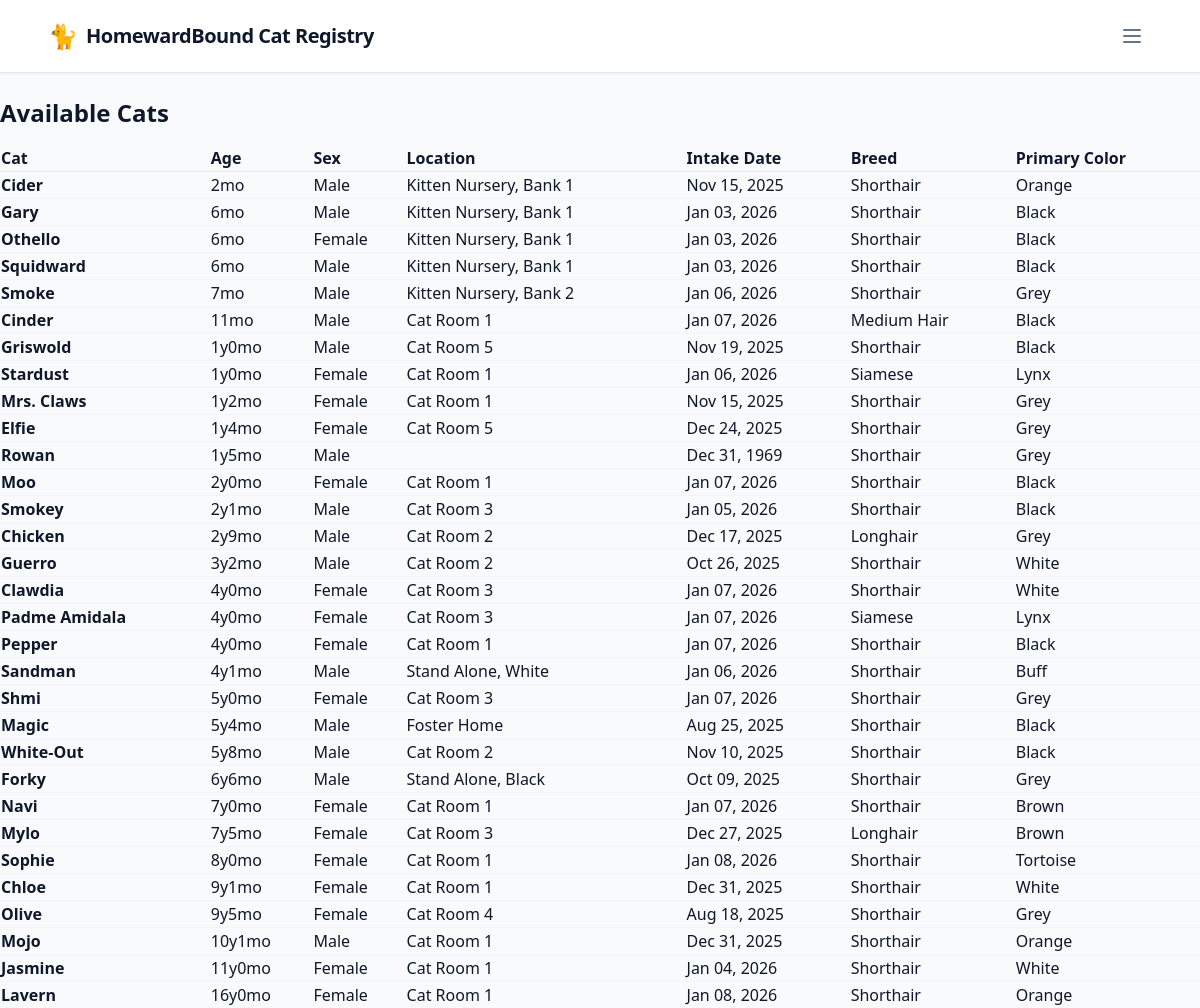
Before: /report/ with the older database file.
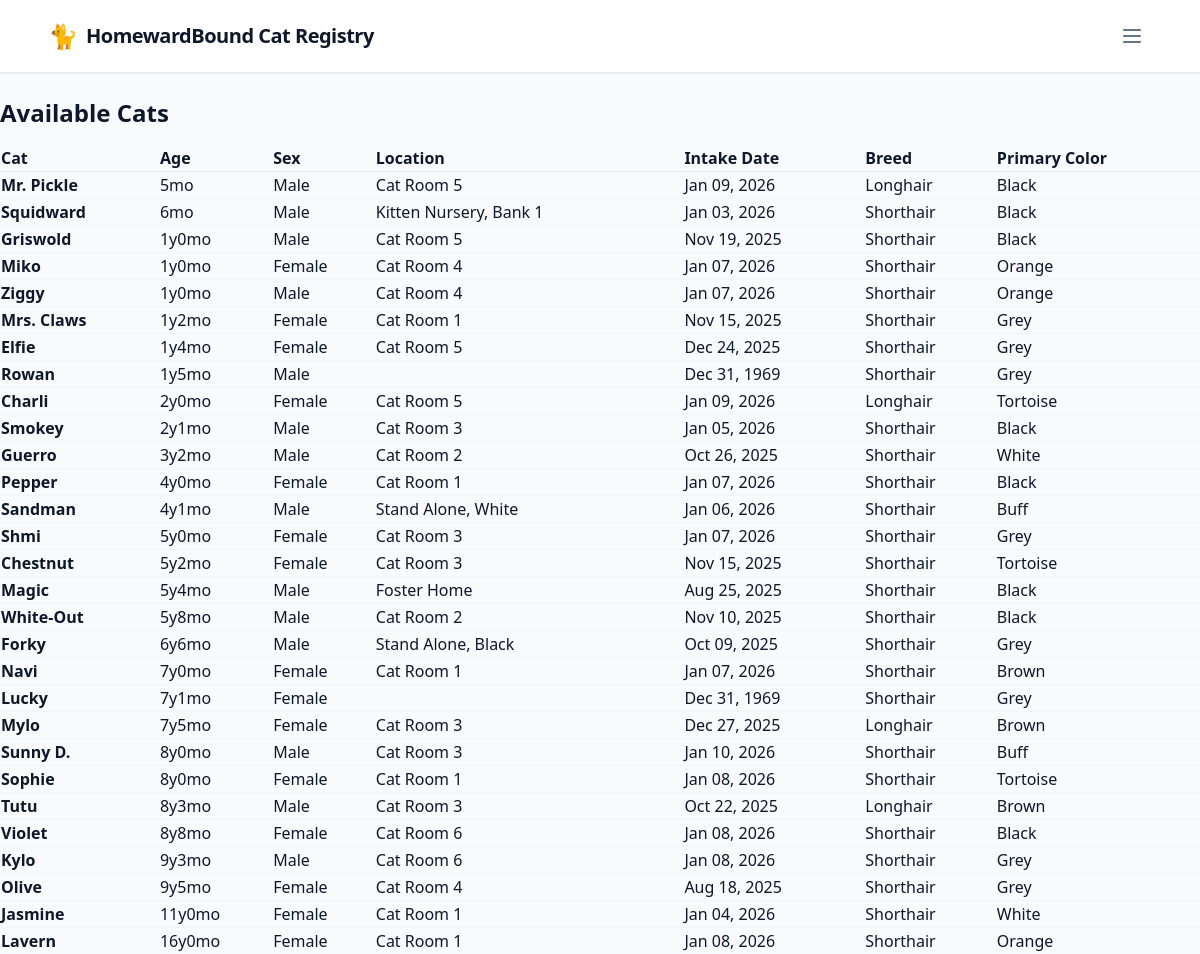
After: the same page with the newer database file.
### cats/models.py (models this page shows)
class Cat(models.Model):
    image_cy = models.CharField(max_length=20, primary_key=True)
    name = models.CharField(max_length=100)
    sex = models.CharField(max_length=10, default="Unknown")
    birthday = models.DateField(null=True, blank=True, default=timezone.now)
    breed = models.CharField(max_length=25, default="Unknown")
    primary_color = models.CharField(max_length=25, default="Unknown")
    intake_date = models.DateField(null=True, blank=True, default=timezone.now)
    location = models.CharField(max_length=25, default="Unknown")
    image_url = models.URLField()
    image = models.ImageField(upload_to='cats/', null=True, blank=True)
    first_seen = models.DateTimeField()
    last_seen = models.DateTimeField()
    last_updated = models.DateTimeField(auto_now=True)
    status = models.CharField(
        max_length=20,
        choices=CatStatus.choices,
        default=CatStatus.AVAILABLE,
    )
    objects = ItemQuerySet.as_manager()
    @property
    def age(self):
        if not self.birthday:
            return "Unknown"
        today = timezone.now().date()
        diff = today - cast(date, self.birthday)
        years = diff.days // 365
        months = (diff.days % 365) // 30
        if years < 1:
            return f"{months}mo"
        return f"{years}y{months}mo"
    @property
    def clean_breed(self):
        substring_to_remove = "Domestic "
        if self.breed:
            return self.breed.replace(substring_to_remove, "").strip()
        return self.breed

### cats/views.py (the view)
# urls.py: path("report/", views.report_view, name="report"),
def report_view(request):
    cats = Cat.objects.filter(
        Q(status=CatStatus.AVAILABLE) |
        Q(status=CatStatus.NEW)
        ).order_by("-birthday", "name")
    context = {
        "cats": cats,
    }
    return render(request, "cats/report.html", context)

### cats/templates/cats/report.html (shortened to what this page needs)
{% extends 'cats/base.html' %} {% load static %}
{% block content %}
<h1 class="text-2xl font-bold mb-4">Available Cats</h1>
<table class="w-full text-left border-collapse" id="report-table" media="all">
    <thead class="bg-slate-50 border-b border-slate-200">
        <tr>
            <th class="column-header">
                <a> Cat </a>
            </th>
            <th class="column-header">
                <a> Age </a>
            </th>
            <th class="column-header">
                <a> Sex </a>
            </th>
            <th class="column-header">
                <a> Location </a>
            </th>
            <th class="column-header">
                <a> Intake Date </a>
            </th>
            <th class="column-header">
                <a> Breed </a>
            </th>
            <th class="column-header">
                <a> Primary Color </a>
            </th>
        </tr>
    </thead>
    <tbody id="report-body" class="divide-y divide-slate-100">
        {% for cat in cats %}
        <tr>
            <td class="font-bold">
                {{ cat.name }}
            </td>
            <td>{{ cat.age }}</td>
            <td>{{ cat.sex }}</td>
            <td>
                {{ cat.location }}
            </td>
            <td>
                {{ cat.intake_date|date:"M d, Y" }}
            </td>
            <td >{{ cat.clean_breed }}</td>
            <td >{{ cat.primary_color }}</td>
        </tr>
        {% empty %}
        <tr>
            <td colspan="11" class="p-8 text-center text-slate-400">
                No cats found in this category.
            </td>
        </tr>
        {% endfor %}
    </tbody>
</table>
{% endblock %}

Changed rows visible on the page:
no longer on this page (row edited): Cat: name "Cider", age "2mo", sex "Male", location "Kitten Nursery, Bank 1", intake_date "Nov 15, 2025", clean_breed "Shorthair", primary_color "Orange"
no longer on this page (row edited): Cat: name "Gary", age "6mo", sex "Male", location "Kitten Nursery, Bank 1", intake_date "Jan 03, 2026", clean_breed "Shorthair", primary_color "Black"
no longer on this page (row edited): Cat: name "Othello", age "6mo", sex "Female", location "Kitten Nursery, Bank 1", intake_date "Jan 03, 2026", clean_breed "Shorthair", primary_color "Black"
no longer on this page (row edited): Cat: name "Smoke", age "7mo", sex "Male", location "Kitten Nursery, Bank 2", intake_date "Jan 06, 2026", clean_breed "Shorthair", primary_color "Grey"
no longer on this page (row edited): Cat: name "Cinder", age "11mo", sex "Male", location "Cat Room 1", intake_date "Jan 07, 2026", clean_breed "Medium Hair", primary_color "Black"
no longer on this page (row edited): Cat: name "Stardust", age "1y0mo", sex "Female", location "Cat Room 1", intake_date "Jan 06, 2026", clean_breed "Siamese", primary_color "Lynx"
no longer on this page (row edited): Cat: name "Moo", age "2y0mo", sex "Female", location "Cat Room 1", intake_date "Jan 07, 2026", clean_breed "Shorthair", primary_color "Black"
no longer on this page (row edited): Cat: name "Chicken", age "2y9mo", sex "Male", location "Cat Room 2", intake_date "Dec 17, 2025", clean_breed "Longhair", primary_color "Grey"
no longer on this page (row edited): Cat: name "Clawdia", age "4y0mo", sex "Female", location "Cat Room 3", intake_date "Jan 07, 2026", clean_breed "Shorthair", primary_color "White"
no longer on this page (row edited): Cat: name "Padme Amidala", age "4y0mo", sex "Female", location "Cat Room 3", intake_date "Jan 07, 2026", clean_breed "Siamese", primary_color "Lynx"
no longer on this page (row edited): Cat: name "Chloe", age "9y1mo", sex "Female", location "Cat Room 1", intake_date "Dec 31, 2025", clean_breed "Shorthair", primary_color "White"
no longer on this page (row edited): Cat: name "Mojo", age "10y1mo", sex "Male", location "Cat Room 1", intake_date "Dec 31, 2025", clean_breed "Shorthair", primary_color "Orange"
added Cat: name "Mr. Pickle", age "5mo", sex "Male", location "Cat Room 5", intake_date "Jan 09, 2026", clean_breed "Longhair", primary_color "Black"
added Cat: name "Miko", age "1y0mo", sex "Female", location "Cat Room 4", intake_date "Jan 07, 2026", clean_breed "Shorthair", primary_color "Orange"
added Cat: name "Ziggy", age "1y0mo", sex "Male", location "Cat Room 4", intake_date "Jan 07, 2026", clean_breed "Shorthair", primary_color "Orange"
added Cat: name "Charli", age "2y0mo", sex "Female", location "Cat Room 5", intake_date "Jan 09, 2026", clean_breed "Longhair", primary_color "Tortoise"
added Cat: name "Chestnut", age "5y2mo", sex "Female", location "Cat Room 3", intake_date "Nov 15, 2025", clean_breed "Shorthair", primary_color "Tortoise"
now on this page (row edited): Cat: name "Lucky", age "7y1mo", sex "Female", intake_date "Dec 31, 1969", clean_breed "Shorthair", primary_color "Grey"
added Cat: name "Sunny D.", age "8y0mo", sex "Male", location "Cat Room 3", intake_date "Jan 10, 2026", clean_breed "Shorthair", primary_color "Buff"
added Cat: name "Tutu", age "8y3mo", sex "Male", location "Cat Room 3", intake_date "Oct 22, 2025", clean_breed "Longhair", primary_color "Brown"
added Cat: name "Violet", age "8y8mo", sex "Female", location "Cat Room 6", intake_date "Jan 08, 2026", clean_breed "Shorthair", primary_color "Black"
added Cat: name "Kylo", age "9y3mo", sex "Male", location "Cat Room 6", intake_date "Jan 08, 2026", clean_breed "Shorthair", primary_color "Grey"
